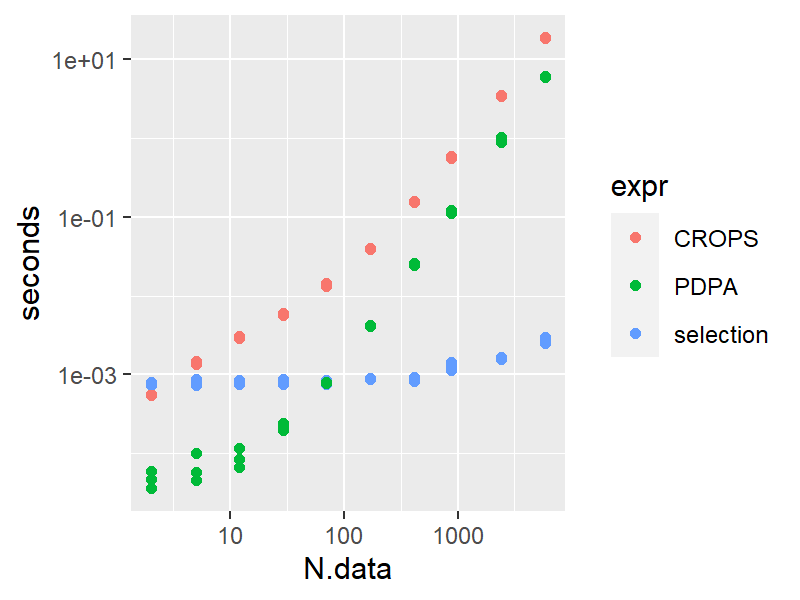

Here is the R script that generated this plot:
compare.list <- readRDS("figure-crops-compare-data.rds")

loss.wide <- data.table::dcast(compare.list$loss, meta.i + profile.id + chromosome + N.data + N.segs ~ algorithm, value.var="rss")
loss.wide[is.na(PDPA)]
loss.wide[is.na(CROPS)]

gg <- ggplot()+
  geom_point(aes(
    N.data, seconds, color=expr),
    data=timing.dt)+
  scale_x_log10()+
  scale_y_log10()
png("figure-crops-compare.png", height=3, width=4, res=200, units="in")
print(gg)
dev.off()
